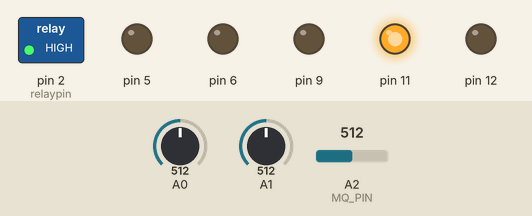
A sketch run on a simulated Arduino Mega 2560, built with avr-gcc and run on an emulated ATmega2560. On the bench: switched loads named in the sketch (green lamp = pin HIGH), output pins drawn as LEDs (lit = HIGH). The inputs (shaded band) are chosen by the test bench; at power-on: A0 = 512, A1 = 512, A2 (MQ_PIN) = 512. What the sketch prints to the serial monitor is not drawn.

Above: at 0.1 s.
At 11.6 s:
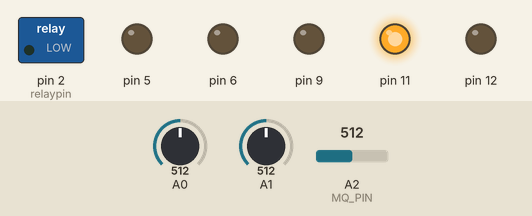
At 50.57 s:
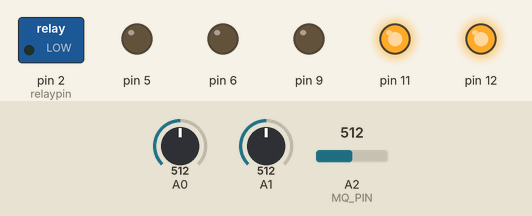
Timing chart, 0 to 51.4 s (numbered marks = the images above):
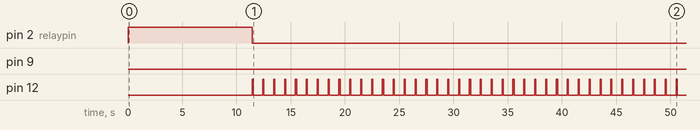

Measured:
- by itself, pin 12: alternates HIGH for 0.10 s and LOW for 0.90 s

The sketch:

emissiont_alpha.ino
```cpp
// (licence header left out)
//WARNING! Each sensor is different!
//You MUST calibrate sensor manually and
//set proper sensor_reading_clean_air value before using
//it for any practical purpose!
int flag = 0;
const int relaypin=2;
int ihapX=0;
 int aveLPG= 0;
 int aveCO= 0;
 int aveSMOKE= 0;
int ihapY=0;
int time_scale = 8; //time scale: we altered main system timer, so now all functions like millis(), delay() etc
//will think that time moves 8 times faster than it really is
//to correct that, we use time_scale variable:
//in order to make delay for 1 second, now
//we call delay(1000*time_scale)

void setTimer0PWM(byte chA, byte chB) //pins D5 and D6
{
  TCCR0A = 0b10110011; //OCA normal,OCB inverted, fast pwm
  TCCR0B = 0b010; //8 prescaler - instead of system's default 64 prescaler - thus time moves 8 times faster
  OCR0A = chA; //0..255
  OCR0B = chB;
}


void setTimer2PWM(byte chA, byte chB) //pins D11 and D3 MEGA 10 and 9
{
  TCCR2A = 0b10100011; //OCA,OCB, fast pwm
  TCCR2B = 0b001; //no prescaler
  OCR2A = chA; //0..255
  OCR2B = chB;
}

void setTimer1PWM(int chA, int chB) //pins D9 and D10
{
  TCCR1A = 0b10100011; //OCA,OCB, fast pwm
  TCCR1B = 0b1001; //no prescaler
  OCR1A = chA; //0..1023
  OCR1B = chB;
}

float opt_voltage = 0;
byte opt_width = 240; //default reasonable value

void pwm_adjust()
//this function tries various PWM cycle widths and prints resulting
//voltage for each attempt, then selects best fitting one and
//this value is used in the program later
{
    digitalWrite(relaypin, HIGH);
  float previous_v = 5.0; //voltage at previous attempt
  float raw2v = 5.0 / 1024.0;//coefficient to convert Arduino's
  //analogRead result into voltage in volts
  for(int w =0; w < 250; w++)
  {
    setTimer2PWM(0, w);
    float avg_v = 0;
    for(int x = 0; x < 100; x ++) //measure over about 100ms to ensure stable result
    {
      avg_v += analogRead(A1);
      delay(time_scale);
    }
    avg_v *= 0.01;
    avg_v *= raw2v;
    Serial.print("adjusting PWM=");
    Serial.print(w);
    Serial.print(", V=");
    Serial.println(avg_v);
    if(avg_v < 3.6 && previous_v > 3.6) //we found optimal width
    {
      float dnew = 3.6 - avg_v; //now we need to find if current one
      float dprev = previous_v - 3.6;//or previous one is better
      if(dnew < dprev) //if new one is closer to 1.4 then return it
      {
        opt_voltage = avg_v;
        opt_width = w;
        return;
      }
      else //else return previous one
      {
        opt_voltage = previous_v;
        opt_width = w-1;
        return;
      }
    }
    previous_v = avg_v;
  }
}

float alarm_ppm_threshold = 100; //threshold CO concentration for buzzer alarm to be turned on,
float red_threshold = 40; //threshold when green LED is turned on red turns on
float reference_resistor_kOhm = 10.0; //fill correct resisor value if you are using not 10k reference
//620
float sensor_reading_clean_air = 620; //fill raw sensor value at the end of measurement phase (before heating starts) in clean air here! That is critical for proper calculation
//float sensor_reading_clean_air = 769;
float sensor_reading_100_ppm_CO = -1; //if you can measure it
//using some CO meter or precisely calculated CO sample, then fill it here
//otherwise leave -1, default values will be used in this case

float sensor_100ppm_CO_resistance_kOhm; //calculated from sensor_reading_100_ppm_CO variable
float sensor_base_resistance_kOhm; //calculated from sensor_reading_clean_air variable

byte phase = 0; //1 - high voltage, 0 - low voltage, we start from measuring
unsigned long prev_ms = 0; //milliseconds in previous cycle
unsigned long sec10 = 0; //this timer is updated 10 times per second,
//when it will overflow, program might freeze or behave incorrectly.
//It will happen only after ~13 years of operation. Still,
//if you'll ever use this code in industrial application,
//please take care of overflow problem
unsigned long high_on = 0; //time when we started high temperature cycle
unsigned long low_on = 0; //time when we started low temperature cycle
unsigned long last_print = 0; //time when we last printed message in serial

float sens_val = 0; //current smoothed sensor value
float last_CO_ppm_measurement = 0; //CO concentration at the end of previous measurement cycle

float raw_value_to_CO_ppm(float value)
{
  if(value < 1) return -1; //wrong input value
  sensor_base_resistance_kOhm = reference_resistor_kOhm * 1023 / sensor_reading_clean_air - reference_resistor_kOhm;
  if(sensor_reading_100_ppm_CO > 0)
  {
    sensor_100ppm_CO_resistance_kOhm = reference_resistor_kOhm * 1023 / sensor_reading_100_ppm_CO - reference_resistor_kOhm;
  }
  else
  {
    sensor_100ppm_CO_resistance_kOhm = sensor_base_resistance_kOhm * 0.5;
//This seems to contradict manufacturer's datasheet, but for my sensor it
//looks quite real using CO concentration produced by CH4 flame according to
//this paper: http://www.iafss.org/publications/fss/8/1013/view/fss_8-1013.pdf
//my experiments were very rough though, so I could have overestimated CO concentration significantly
//if you have calibrated sensor to produce reference 100 ppm CO, then
//use it instead
  }
  float sensor_R_kOhm = reference_resistor_kOhm * 1023 / value - reference_resistor_kOhm;
  float R_relation = sensor_100ppm_CO_resistance_kOhm / sensor_R_kOhm;
  float CO_ppm = 100 * (exp(R_relation) - 1.648);
  if(CO_ppm < 0) CO_ppm = 0;
  return CO_ppm;
}

void startMeasurementPhase()
{
  phase = 0;
  flag = 0;
  low_on = sec10;
  setTimer2PWM(0, opt_width);
  digitalWrite(relaypin, LOW);
}

void startHeatingPhase()
{
  flag = 1;
  phase = 1;
  high_on = sec10;
  setTimer2PWM(0, 255);
    digitalWrite(relaypin, HIGH);

}
void setLEDs(int br_green, int br_red)
{
  if(br_red < 0) br_red = 0;
  if(br_red > 100) br_red = 100;
  if(br_green < 0) br_green = 0;
  if(br_green > 100) br_green = 100;

  float br = br_red;
  br *= 0.01;
  br = (exp(br)-1) / 1.7183 * 1023.0;
  float bg = br_green;
  bg *= 0.01;
  bg = (exp(bg)-1) / 1.7183 * 1023.0;
  if(br < 0) br = 0;
  if(br > 1023) br = 1023;
  if(bg < 0) bg = 0;
  if(bg > 1023) bg = 1023;

  setTimer1PWM(1023-br, 1023-bg);
}
void buzz_on()
{
  setTimer0PWM(128, 128);
}
void buzz_off()
{
  setTimer0PWM(255, 255);
}
void buzz_beep()
{
  byte sp = sec10%15;
  if(sp == 0)
    buzz_on();
  if(sp == 1)
    buzz_off();
  if(sp == 2)
    buzz_on();
  if(sp == 3)
    buzz_off();
  if(sp == 4)
    buzz_on();
  if(sp == 5)
    buzz_off();
}

/********************************MQ2 Definitions************/
const int MQ_PIN=A2;                                //define which analog input channel you are going to use
int RL_VALUE=10;                                     //define the load resistance on the board, in kilo ohms
float RO_CLEAN_AIR_FACTOR=9.83;
int CALIBARAION_SAMPLE_TIMES=20;                    //define how many samples you are going to take in the calibration phase
int CALIBRATION_SAMPLE_INTERVAL=500;                //define the time interal(in milisecond) between each samples in the
                                                    //cablibration phase
int READ_SAMPLE_INTERVAL=50;                        //define how many samples you are going to take in normal operation
int READ_SAMPLE_TIMES=5;                            //define the time interal(in milisecond) between each samples in
#define         GAS_LPG             0
#define         GAS_CO              1
#define         GAS_SMOKE           2                                                      //normal operation
float           LPGCurve[3]  =  {2.3,0.21,-0.47};   //two points are taken from the curve.
                                                    //with these two points, a line is formed which is "approximately equivalent"
                                                    //to the original curve.
                                                    //data format:{ x, y, slope}; point1: (lg200, 0.21), point2: (lg10000, -0.59)
float           COCurve[3]  =  {2.3,0.72,-0.34};    //two points are taken from the curve.
                                                    //with these two points, a line is formed which is "approximately equivalent"
                                                    //to the original curve.
                                                    //data format:{ x, y, slope}; point1: (lg200, 0.72), point2: (lg10000,  0.15)
float           SmokeCurve[3] ={2.3,0.53,-0.44};    //two points are taken from the curve.
                                                    //with these two points, a line is formed which is "approximately equivalent"
                                                    //to the original curve.
                                                    //data format:{ x, y, slope}; point1: (lg200, 0.53), point2: (lg10000,  -0.22)
float           Ro           =  10;                 //Ro is initialized to 10 kilo ohms

         //Serial pins


         float MQResistanceCalculation(int raw_adc)
{
  return ( ((float)RL_VALUE*(1023-raw_adc)/raw_adc));
}

/***************************** MQCalibration ****************************************
Input:   mq_pin - analog channel
Output:  Ro of the sensor
Remarks: This function assumes that the sensor is in clean air. It use
         MQResistanceCalculation to calculates the sensor resistance in clean air
         and then divides it with RO_CLEAN_AIR_FACTOR. RO_CLEAN_AIR_FACTOR is about
         10, which differs slightly between different sensors.
************************************************************************************/
float MQCalibration(int mq_pin)
{
  int i;
  float val=0;

  for (i=0;i<CALIBARAION_SAMPLE_TIMES;i++) {
    Serial.print("adjusting");
    Serial.print(" ");
     Serial.print(val);//take multiple samples
    val += MQResistanceCalculation(analogRead(mq_pin));
    delay(CALIBRATION_SAMPLE_INTERVAL);
      Serial.print(" ");
    Serial.println(i);

  }
  val = val/CALIBARAION_SAMPLE_TIMES;                   //calculate the average value
  val = val/RO_CLEAN_AIR_FACTOR;                        //divided by RO_CLEAN_AIR_FACTOR yields the Ro
  return val;                                                      //according to the chart in the datasheet

}

/*****************************  MQRead *********************************************
Input:   mq_pin - analog channel
Output:  Rs of the sensor
Remarks: This function use MQResistanceCalculation to caculate the sensor resistenc (Rs).
         The Rs changes as the sensor is in the different consentration of the target
         gas. The sample times and the time interval between samples could be configured
         by changing the definition of the macros.
************************************************************************************/
float MQRead(int mq_pin)
{
  int i;
  float rs=0;

  for (i=0;i<READ_SAMPLE_TIMES;i++) {
    rs += MQResistanceCalculation(analogRead(mq_pin));
    delay(READ_SAMPLE_INTERVAL);
  }

  rs = rs/READ_SAMPLE_TIMES;

  return rs;
}

/*****************************  MQGetGasPercentage **********************************
Input:   rs_ro_ratio - Rs divided by Ro
         gas_id      - target gas type
Output:  ppm of the target gas
Remarks: This function passes different curves to the MQGetPercentage function which
         calculates the ppm (parts per million) of the target gas.
************************************************************************************/
long MQGetGasPercentage(float rs_ro_ratio, int gas_id)
{
  if ( gas_id == GAS_LPG ) {
     return MQGetPercentage(rs_ro_ratio,LPGCurve);
  } else if ( gas_id == GAS_CO ) {
     return MQGetPercentage(rs_ro_ratio,COCurve);
  } else if ( gas_id == GAS_SMOKE ) {
     return MQGetPercentage(rs_ro_ratio,SmokeCurve);
  }

  return 0;
}

/*****************************  MQGetPercentage **********************************
Input:   rs_ro_ratio - Rs divided by Ro
         pcurve      - pointer to the curve of the target gas
Output:  ppm of the target gas
Remarks: By using the slope and a point of the line. The x(logarithmic value of ppm)
         of the line could be derived if y(rs_ro_ratio) is provided. As it is a
         logarithmic coordinate, power of 10 is used to convert the result to non-logarithmic
         value.
************************************************************************************/
long  MQGetPercentage(float rs_ro_ratio, float *pcurve)
{
  return (pow(10,( ((log(rs_ro_ratio)-pcurve[1])/pcurve[2]) + pcurve[0])));
}
/********************************MQ2 Definitions************/

void setup() {

//WARNING! Each sensor is different!
//You MUST calibrate sensor manually and
//set proper sensor_reading_clean_air value before using
//it for any practical purpose!
  pinMode(relaypin, OUTPUT);
  pinMode(5, OUTPUT);
  pinMode(6, OUTPUT);
  pinMode(9, OUTPUT);
  pinMode(11, OUTPUT);
  pinMode(12, OUTPUT);
  pinMode(A0, INPUT);
  pinMode(A1, INPUT);

  setTimer1PWM(1023, 0);
  analogReference(DEFAULT);
  Serial.begin(9600);

  pwm_adjust();
  Ro = MQCalibration(MQ_PIN);
//   Serial.println("done!");                                 //Serial display
//   Serial.println("Ro= ");
//   Serial.println(Ro);
//   Serial.println("kohm");
//
//  Serial.print("PWM result: width ");
//  Serial.print(opt_width);
//  Serial.print(", voltage ");
//  Serial.println(opt_voltage);
//  Serial.println("Data output: raw A0 value, heating on/off (0.1 off 1000.1 on), CO ppm from last measurement cycle");
  //beep buzzer in the beginning to indicate that it works
  buzz_on();
  delay(100*time_scale);
  buzz_off();
  delay(100*time_scale);
  buzz_on();
  delay(100*time_scale);
  buzz_off();
  delay(100*time_scale);
  buzz_on();
  delay(100*time_scale);
  buzz_off();
  delay(100*time_scale);

  startMeasurementPhase(); //start from measurement
}

void loop()
{

//WARNING! Each sensor is different!
//You MUST calibrate sensor manually and
//set proper sensor_reading_clean_air value before using
//it for any practical purpose!

  unsigned long ms = millis();
  int dt = ms - prev_ms;

//this condition runs 10 times per second, even if millis()
//overflows - which is required for long-term stability
//when millis() overflows, this condition will run after less
//than 0.1 seconds - but that's fine, since it happens only once
//per several days
  if(dt > 100*time_scale || dt < 0)
  {
    prev_ms = ms; //store previous cycle time
    sec10++; //increase 0.1s counter
    if(sec10%10 == 1) //we want LEDs to blink periodically
    {
      setTimer1PWM(1023, 1023); //blink LEDs once per second
      //use %100 to blink once per 10 seconds, %2 to blink 5 times per second
    }
    else //all other time we calculate LEDs and buzzer state
    {
      int br_red = 0, br_green = 0; //brightness from 1 to 100, setLEDs function handles converting it into timer settings
      if(last_CO_ppm_measurement <= red_threshold) //turn green LED if we are below 30 PPM
      {//the brighter it is, the lower concentration is
        br_red = 0; //turn off red
        br_green = (red_threshold - last_CO_ppm_measurement)*100.0/red_threshold; //the more negative is concentration, the higher is value
        if(br_green < 1) br_green = 1; //don't turn off completely
      }
      else //if we are above threshold, turn on red one
      {
        br_green = 0; //keep green off
        br_red = (last_CO_ppm_measurement-red_threshold)*100.0/red_threshold; //the higher is concentration, the higher is this value
        if(br_red < 1) br_red = 1; //don't turn off completely
      }

      if(last_CO_ppm_measurement > alarm_ppm_threshold) //if at 50 seconds of measurement cycle we are above threshold
        buzz_beep();
      else
        buzz_off();

      setLEDs(br_green, br_red); //set LEDs brightness
    }
  }
  if(phase == 1 && sec10 - high_on > 600) //60 seconds of heating ended?
    startMeasurementPhase();
  if(phase == 0 && sec10 - low_on > 900) //90 seconds of measurement ended?
  {
    last_CO_ppm_measurement = raw_value_to_CO_ppm(sens_val);
    startHeatingPhase();
  }

  float v = analogRead(A0); //reading value
  sens_val *= 0.999; //applying exponential averaging using formula
  sens_val += 0.001*v; // average = old_average*a + (1-a)*new_reading


  if(sec10 - last_print > 9) //print measurement result into serial 2 times per second
  {
    last_print = sec10;
    Serial.print(sens_val);
    Serial.print(" ");
     Serial.print(last_CO_ppm_measurement);
    Serial.print(" ");
   Serial.print(0.1 + phase*1000);
   Serial.print(" ");
      if(phase == 0){

         ihapY=0;
          ihapX++;
          Serial.print(ihapX);
             Serial.print(" ");
        }else{

         ihapX=0;
          ihapY++;
          Serial.print(ihapY);
             Serial.print(" ");

          }

  int qwe =  analogRead(A2);
  Serial.print("RAW VALUE: ");
  Serial.print(qwe);
   Serial.print(" ");
  long iPPM_LPG = 0;
  long iPPM_CO = 0;
  long iPPM_Smoke = 0;
  iPPM_LPG = MQGetGasPercentage(MQRead(MQ_PIN)/Ro,GAS_LPG);
  iPPM_CO = MQGetGasPercentage(MQRead(MQ_PIN)/Ro,GAS_CO);
  iPPM_Smoke = MQGetGasPercentage(MQRead(MQ_PIN)/Ro,GAS_SMOKE);


   Serial.print("LPG: ");
   Serial.print(iPPM_LPG);
   Serial.print(" ppm ");


   Serial.print("CO: ");
   Serial.print(iPPM_CO);
   Serial.print(" ppm ");


   Serial.print("Smoke: ");
   Serial.print(iPPM_Smoke);
   Serial.println(" ppm ");


  }


}
```
